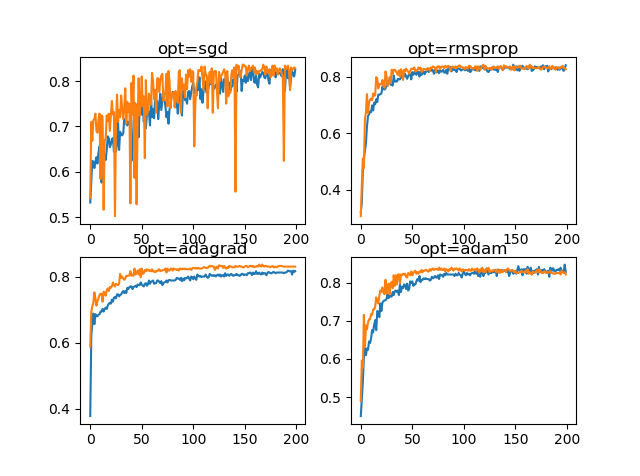

Source code (Python):
# -*- coding: utf-8 -*-
"""
Created on Mon Mar 16 11:05:14 2020

@author: prasa
"""
# study of sgd with adaptive learning rates in the blobs problem

from sklearn.datasets import make_blobs
from keras.layers import Dense
from keras.models import Sequential
from keras.optimizers import SGD
from keras.utils import to_categorical
from keras.callbacks import Callback
from keras import backend
from matplotlib import pyplot

# prepare train and test dataset
def prepare_data():
	# generate 2d classification dataset
	X, y = make_blobs(n_samples=1000, centers=3, n_features=2, cluster_std=2, random_state=2)
	# one hot encode output variable
	y = to_categorical(y)
	# split into train and test
	n_train = 500
	trainX, testX = X[:n_train, :], X[n_train:, :]
	trainy, testy = y[:n_train], y[n_train:]
	return trainX, trainy, testX, testy

# fit a model and plot learning curve
def fit_model(trainX, trainy, testX, testy, optimizer):
	# define model
	model = Sequential()
	model.add(Dense(50, input_dim=2, activation='relu', kernel_initializer='he_uniform'))
	model.add(Dense(3, activation='softmax'))
	# compile model
	model.compile(loss='categorical_crossentropy', optimizer=optimizer, metrics=['accuracy'])
	# fit model
	history = model.fit(trainX, trainy, validation_data=(testX, testy), epochs=200, verbose=0)
	# plot learning curves
	pyplot.plot(history.history['accuracy'], label='train')
	pyplot.plot(history.history['val_accuracy'], label='test')
	pyplot.title('opt='+optimizer, pad=-80)

# prepare dataset
trainX, trainy, testX, testy = prepare_data()
# create learning curves for different optimizers
momentums = ['sgd', 'rmsprop', 'adagrad', 'adam']
for i in range(len(momentums)):
	# determine the plot number
	plot_no = 220 + (i+1)
	pyplot.subplot(plot_no)
	print(momentums[i])
	# fit model and plot learning curves for an optimizer
	fit_model(trainX, trainy, testX, testy, momentums[i])
# show learning curves
pyplot.show()
